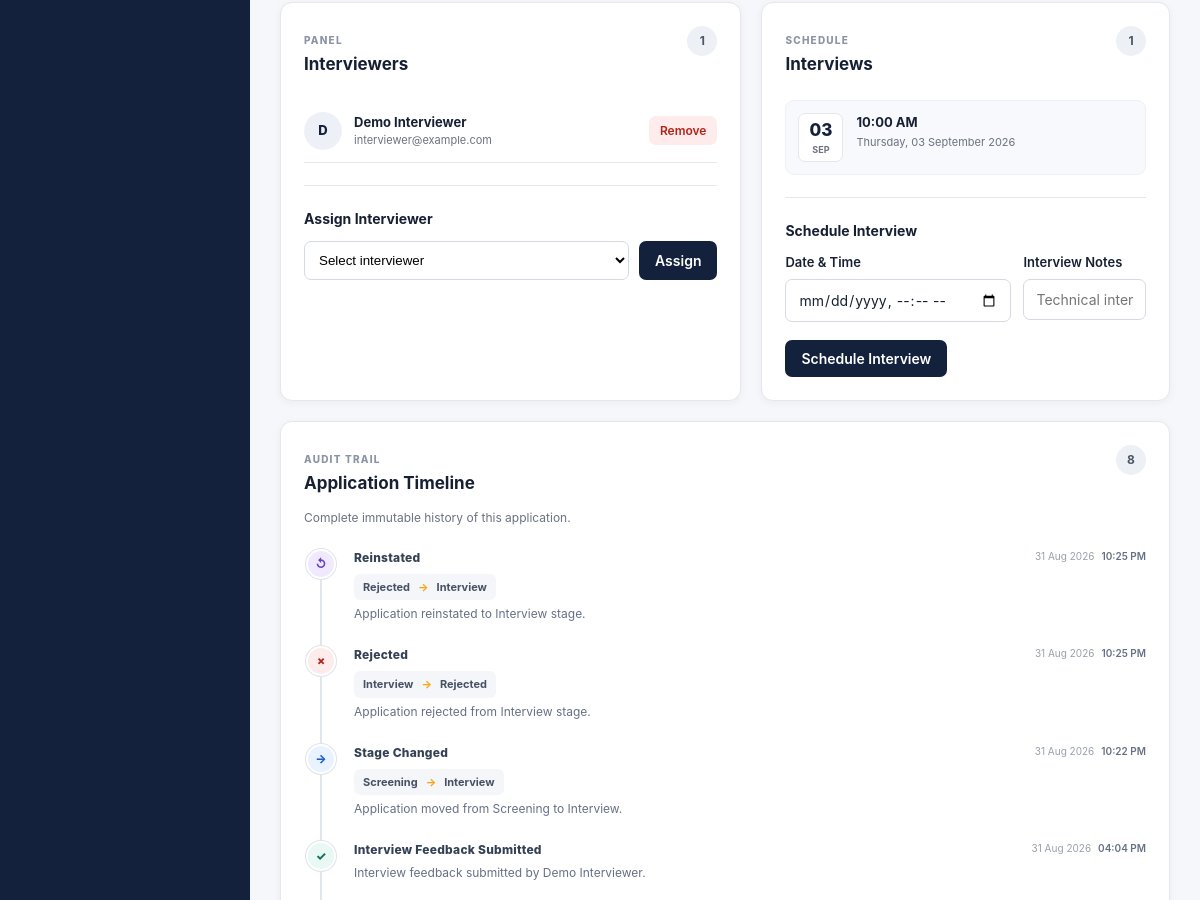
The page /applications/1 (signed in, middle part) on the database as committed earlier.
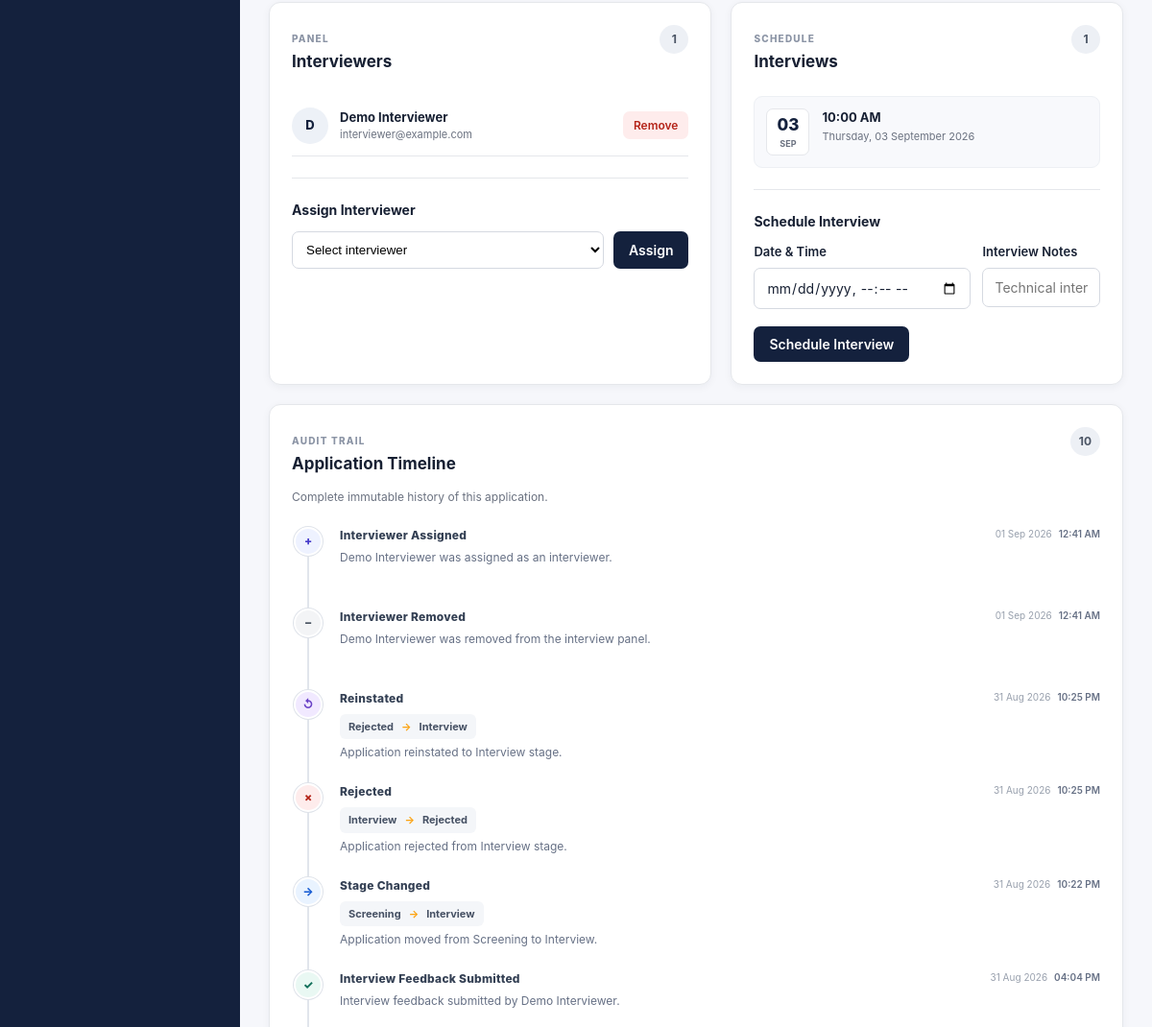
The same page on the database as committed later.
### models/interview.py (models this page shows)
class ApplicationInterviewer(db.Model):
    __tablename__ = "application_interviewers"
    application_id = db.Column(
        db.Integer,
        db.ForeignKey("applications.id"),
        primary_key=True
    )
    interviewer_id = db.Column(
        db.Integer,
        db.ForeignKey("users.id"),
        primary_key=True
    )
    assigned_at = db.Column(
        db.DateTime,
        server_default=db.func.now()
    )
    application = db.relationship(
        "Application",
        backref=db.backref(
            "interviewer_assignments",
            lazy=True
        )
    )
    interviewer = db.relationship(
        "User",
        backref=db.backref(
            "application_assignments",
            lazy=True
        )
    )

class InterviewSchedule(db.Model):
    __tablename__ = "interview_schedules"
    id = db.Column(
        db.Integer,
        primary_key=True
    )
    application_id = db.Column(
        db.Integer,
        db.ForeignKey("applications.id"),
        nullable=False,
        index=True
    )
    scheduled_at = db.Column(
        db.DateTime,
        nullable=False,
        index=True
    )
    notes = db.Column(
        db.Text,
        nullable=True
    )
    created_by = db.Column(
        db.Integer,
        db.ForeignKey("users.id"),
        nullable=False
    )
    created_at = db.Column(
        db.DateTime,
        server_default=db.func.now()
    )
    application = db.relationship(
        "Application",
        backref=db.backref(
            "scheduled_interviews",
            lazy=True
        )
    )

### models/user.py (models this page shows, shortened)
class User(UserMixin, db.Model):
    __tablename__ = "users"
    id = db.Column(db.Integer, primary_key=True)
    name = db.Column(db.String(100), nullable=False)
    email = db.Column(
        db.String(150),
        unique=True,
        nullable=False,
        index=True
    )
    password_hash = db.Column(db.String(255), nullable=False)
    role = db.Column(
        db.String(20),
        nullable=False
    )
    created_at = db.Column(
        db.DateTime,
        server_default=db.func.now()
    )

### models/event.py (models this page shows)
class ApplicationEvent(db.Model):
    __tablename__ = "application_events"
    id = db.Column(
        db.Integer,
        primary_key=True
    )
    application_id = db.Column(
        db.Integer,
        db.ForeignKey("applications.id"),
        nullable=False,
        index=True
    )
    event_type = db.Column(
        db.String(50),
        nullable=False
    )
    old_stage = db.Column(
        db.String(30),
        nullable=True
    )
    new_stage = db.Column(
        db.String(30),
        nullable=True
    )
    actor_id = db.Column(
        db.Integer,
        db.ForeignKey("users.id"),
        nullable=True
    )
    message = db.Column(
        db.Text,
        nullable=True
    )
    created_at = db.Column(
        db.DateTime,
        server_default=db.func.now()
    )
    application = db.relationship(
        "Application",
        back_populates="events"
    )

### routes/applications.py (the view, shortened to what this page needs)
@applications_bp.route("/<int:application_id>")
@role_required("recruiter", "interviewer")
def application_detail(application_id):
    application = db.session.get(
        Application,
        application_id
    )
    if not application:
        abort(404)
    interviewers = []
    if current_user.role == "recruiter":
        interviewers = (
            User.query
            .filter_by(role="interviewer")
            .order_by(User.name)
            .all()
        )
    return render_template(
        "applications/detail.html",
        application=application,
        interviewers=interviewers
    )

### utils/timezone.py (called while the page is built)
def to_ist(dt):
    if not dt:
        return None
    if dt.tzinfo is None:
        dt = dt.replace(tzinfo=timezone.utc)
    return dt.astimezone(IST)

### templates/applications/detail.html (shortened to what the changed rows need)
{% extends "base.html" %}
{% block content %}
        {% set stages = [
            "Applied",
            "Screening",
            "Interview",
            "Offer",
            "Hired"
        ] %}
<div class="candidate-middle-grid">
    <div class="candidate-card">
        <div class="card-heading">
            <div>
                <h2>
                    Interviewers
                </h2>
            </div>
        </div>
        {% if application.interviewer_assignments %}
            <div class="interviewer-list">
                {% for assignment in
                    application.interviewer_assignments %}
                    <div class="modern-panel-member">
                        <div class="panel-avatar">
                            {{ assignment.interviewer.name[0]|upper }}
                        </div>
                        <div class="panel-person">
                            <strong>
                                {{ assignment.interviewer.name }}
                            </strong>
                            <span>
                                {{ assignment.interviewer.email }}
                            </span>
                        </div>
                        {% if current_user.role == "recruiter" %}
                            <form
                                method="POST"
                                action="{{ url_for(
                                    'interviews.remove_interviewer',
                                    application_id=application.id,
                                    interviewer_id=assignment.interviewer_id
                                ) }}"
                            >
                                <button
                                    type="submit"
                                    class="small-btn danger"
                                    onclick="return confirm(
                                        'Remove this interviewer?'
                                    )"
                                >
                                    Remove
                                </button>
                            </form>
                        {% endif %}
                    </div>
                {% endfor %}
            </div>
        {% endif %}
    </div>
    <div class="candidate-card">
        <div class="card-heading">
            <div>
                <h2>
                    Interviews
                </h2>
            </div>
        </div>
        {% if application.scheduled_interviews %}
            <div class="scheduled-list">
                {% for interview in
                    application.scheduled_interviews %}
                    <div class="modern-interview-item">
                        <div class="calendar-box">
                            <span class="calendar-day">
                                {{ interview.scheduled_at.strftime(
                                    "%d"
                                ) }}
                            </span>
                            <span class="calendar-month">
                                {{ interview.scheduled_at.strftime(
                                    "%b"
                                ) }}
                            </span>
                        </div>
                        <div class="interview-details">
                            <strong>
                                {{ interview.scheduled_at.strftime(
                                    "%I:%M %p"
                                ) }}
                            </strong>
                            <span>
                                {{ interview.scheduled_at.strftime(
                                    "%A, %d %B %Y"
                                ) }}
                            </span>
                        </div>
                    </div>
                {% endfor %}
            </div>
        {% endif %}
    </div>
</div>
<div class="candidate-card history-card">
    <div class="card-heading">
        <div>
            <span class="card-eyebrow">
            </span>
            <h2>
                Application Timeline
            </h2>
            <p class="section-description">
            </p>
        </div>
        <span class="card-count">
            {{ application.events|length }}
        </span>
    </div>
    {% if application.events %}
        <div class="modern-timeline">
            {% for event in application.events|reverse %}
                <div class="modern-timeline-item">
                    <div class="timeline-rail">
                        <div
                            class="timeline-dot
                            event-{{ event.event_type|lower }}"
                        >
                            {% if event.event_type == "APPLICATION_CREATED" %}
                                +
                            {% elif event.event_type == "STAGE_CHANGED" %}
                                →
                            {% elif event.event_type == "REJECTED" %}
                                ×
                            {% elif event.event_type == "REINSTATED" %}
                                ↺
                            {% elif event.event_type == "INTERVIEWER_ASSIGNED" %}
                                +
                            {% elif event.event_type == "INTERVIEWER_REMOVED" %}
                                −
                            {% elif event.event_type ==
                                    "INTERVIEW_SCHEDULED" %}
                                ◷
                            {% elif event.event_type ==
                                    "INTERVIEW_FEEDBACK_SUBMITTED" %}
                                ✓
                            {% else %}
                                •
                            {% endif %}
                        </div>
                        {% if not loop.last %}
                            <div class="timeline-line"></div>
                        {% endif %}
                    </div>
                    <div class="timeline-event-card">
                        <div class="timeline-event-header">
                            <span class="event-name">
                                {{ event.event_type
                                    .replace("_", " ")
                                    |title }}
                            </span>
                            {% if event.created_at %}
                                <span class="event-time">
                                    {{ (event.created_at | ist).strftime(
                                        "%d %b %Y"
                                    ) }}
                                    <strong>
                                        {{ (event.created_at | ist).strftime(
                                            "%I:%M %p"
                                        ) }}
                                    </strong>
                                </span>
                            {% endif %}
                        </div>
                        {% if event.old_stage
                              and event.new_stage %}
                            <div class="stage-transition">
                                <span>
                                    {{ event.old_stage }}
                                </span>
                                <span class="transition-arrow">
                                    →
                                </span>
                                <span>
                                    {{ event.new_stage }}
                                </span>
                            </div>
                        {% endif %}
                        {% if event.message %}
                            <p class="event-message">
                                {{ event.message }}
                            </p>
                        {% endif %}
                    </div>
                </div>
            {% endfor %}
        </div>
    {% endif %}
</div>
{% endblock %}

Rows that differ between the two databases and show on the page:
added ApplicationEvent: event_type "Interviewer Assigned", created_at "01 Sep 2026", created_at "12:41 AM", message "Demo Interviewer was assigned as an interviewer."
added ApplicationEvent: event_type "Interviewer Removed", created_at "01 Sep 2026", created_at "12:41 AM", message "Demo Interviewer was removed from the interview panel."
Other text that changed with them:
{{ application.events|length }}: "8" → "10"
